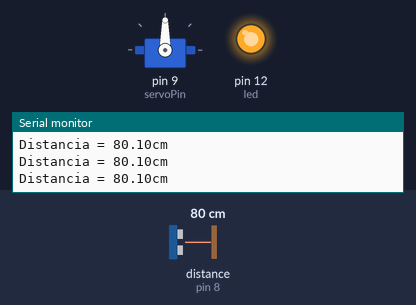
The sketch below on a simulated Arduino Uno, built with avr-gcc and run on an emulated ATmega328P. On the bench: servo, output pins drawn as LEDs (lit = HIGH), the last lines printed to the serial monitor. Wiring (inferred from the names in the program): ultrasonic range finder: trigger pin 7; echo pin 8. The test bench sets the inputs (shaded band); at power-on: distance to the obstacle (sensor on pin 8) 80 cm. The echo pulse lasts 58.3 µs per cm; pins used as bus, display or sensor lines are not drawn.

Above: at 1.2 s.
1.3 s: distance to the obstacle (sensor on pin 8) set to 96 cm
4.3 s: distance to the obstacle (sensor on pin 8) set to 104 cm
At 5.5 s:
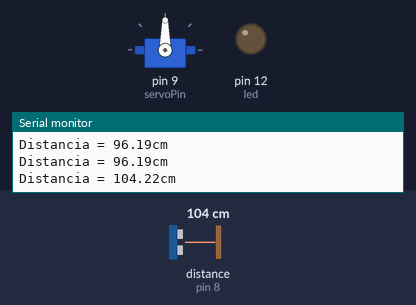
5.8 s: distance to the obstacle (sensor on pin 8) set to 2 cm
At 7.9 s:
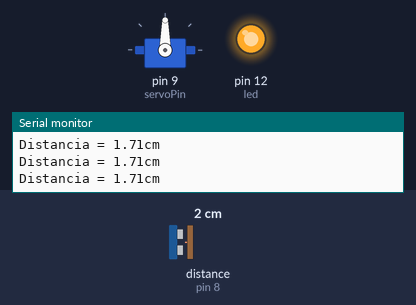
8.8 s: distance to the obstacle (sensor on pin 8) set to 120 cm
At 12.3 s:
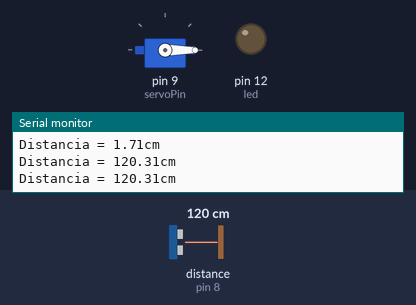
Timing chart, 0 to 13.3 s (numbered marks = the images above; inputs shaded):
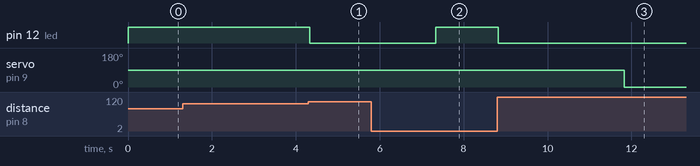

The sketch:

porta_automatica.ino
```cpp
// C++ code
//
#include <Servo.h>

int led = 12;
int trigger = 7;
int echo = 8;
float dist = 0;
int servoPin = 9;
Servo servoMotor;

void setup(){

  pinMode(led,OUTPUT);
  pinMode(servoPin, OUTPUT);
  Serial.begin(9600);
  pinMode(trigger,OUTPUT);
  pinMode(echo, INPUT);

  //Anexa objeto do tipo Servo ao pino do servo
  servoMotor.attach(servoPin);

}

void loop(){

  digitalWrite(trigger,LOW);
  delayMicroseconds(5);
  digitalWrite(trigger,HIGH);
  delayMicroseconds(10);
  digitalWrite(trigger,LOW);

	dist = pulseIn(echo, HIGH);
	dist = dist/58;
  Serial.println("Distancia = " + String(dist) + "cm");

  if (dist <= 100){

    digitalWrite(led,HIGH);
    servoMotor.write(90);

  }
  else {
    digitalWrite(led,LOW);
    delay(3000);
    servoMotor.write(0);

  }

}

  
```

Measured:
- the behaviour switches between 99 and 100 cm on distance to the obstacle (sensor on pin 8) (found by bisection; images 0 and 1)
- after the input at 4.3 s, pin 12 (led): HIGH → LOW at once
- after the input at 5.8 s, pin 12 (led): LOW → HIGH after 1.5 s; servo on pin 9 (servoPin): stays 90° (without the input it goes to 0° after 1.5 s)
- after the input at 8.8 s, pin 12 (led): HIGH → LOW at once; servo on pin 9 (servoPin): 90° → 0° after 3.0 s
